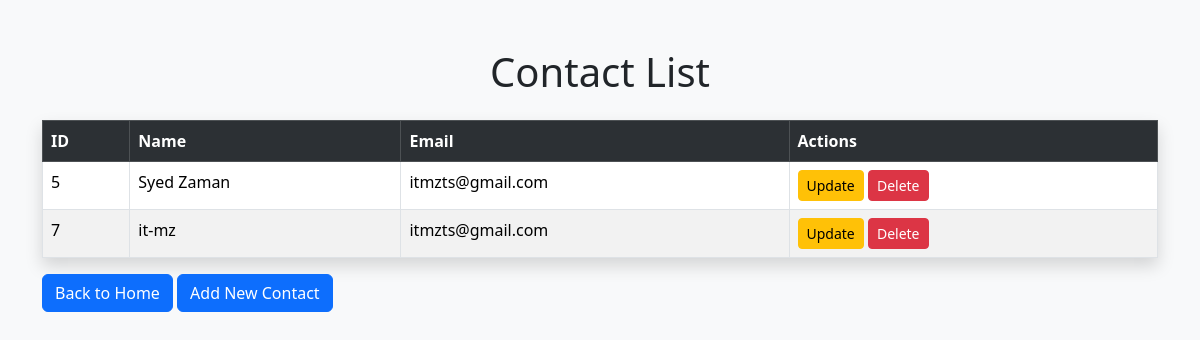
The app's page /users, older data.
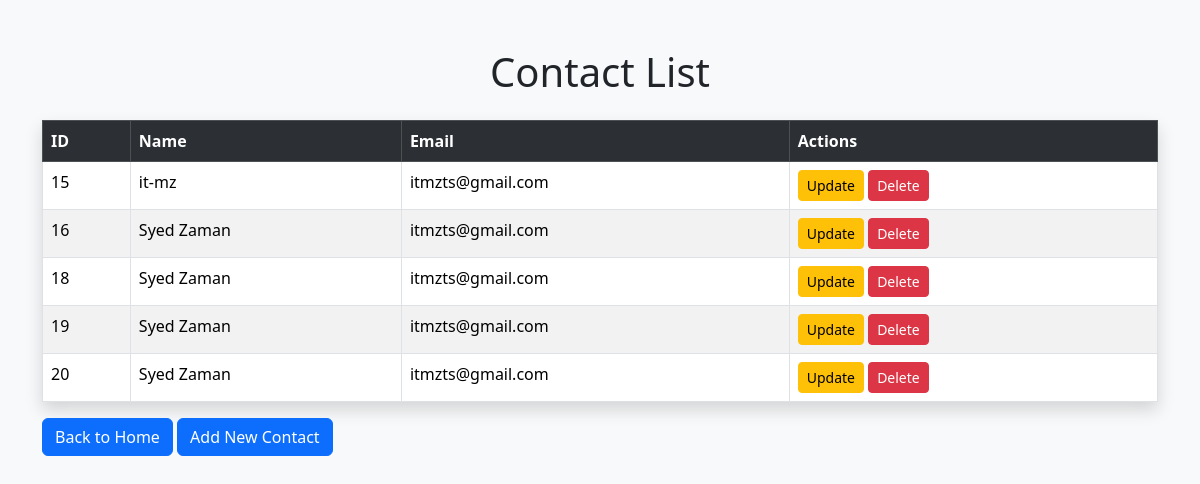
The same page, newer data.
### tables this page shows
CREATE TABLE contacts (
            id INTEGER PRIMARY KEY AUTOINCREMENT,
            name TEXT,
            email TEXT
        );

### app.py (the view)
@app.route('/users')
def users():
    conn = sqlite3.connect('database.db')
    cur = conn.cursor()
    cur.execute("SELECT * FROM contacts")
    data = cur.fetchall()
    conn.close()
    return render_template('users.html', users=data)

### templates/users.html (shortened to what this page needs)
<!DOCTYPE html>
<html>
<head>
    <link href="https://cdn.jsdelivr.net/npm/bootstrap@5.3.2/dist/css/bootstrap.min.css" rel="stylesheet">
</head>
<body class="bg-light">
<div class="container mt-5">
    <h1 class="text-center mb-4">Contact List</h1>
    <table class="table table-striped table-bordered shadow">
        <tr class="table-dark">
            <th>ID</th>
            <th>Name</th>
            <th>Email</th>
            <th>Actions</th>
        </tr>
        {% for user in users %}
        <tr>
            <td>{{ user[0] }}</td>
            <td>{{ user[1] }}</td>
            <td>{{ user[2] }}</td>
            <td>
                <a href="/update/{{ user[0] }}" class="btn btn-warning btn-sm">Update</a>
                <a href="/delete/{{ user[0] }}" class="btn btn-danger btn-sm" onclick="return confirm('Are you sure?')">Delete</a>
            </td>
        </tr>
        {% endfor %}
    </table>
    <a href="/" class="btn btn-primary">Back to Home</a>
    <a href="/contact" class="btn btn-primary">Add New Contact</a>
</div>
</body>
</html>

Row changes from the older to the newer data that the page shows:
removed contacts: id "5", name "Syed Zaman", email "itmzts@gmail.com"
removed contacts: id "7", name "it-mz", email "itmzts@gmail.com"
added contacts: id "15", name "it-mz", email "itmzts@gmail.com"
added contacts: id "16", name "Syed Zaman", email "itmzts@gmail.com"
added contacts: id "18", name "Syed Zaman", email "itmzts@gmail.com"
added contacts: id "19", name "Syed Zaman", email "itmzts@gmail.com"
added contacts: id "20", name "Syed Zaman", email "itmzts@gmail.com"
